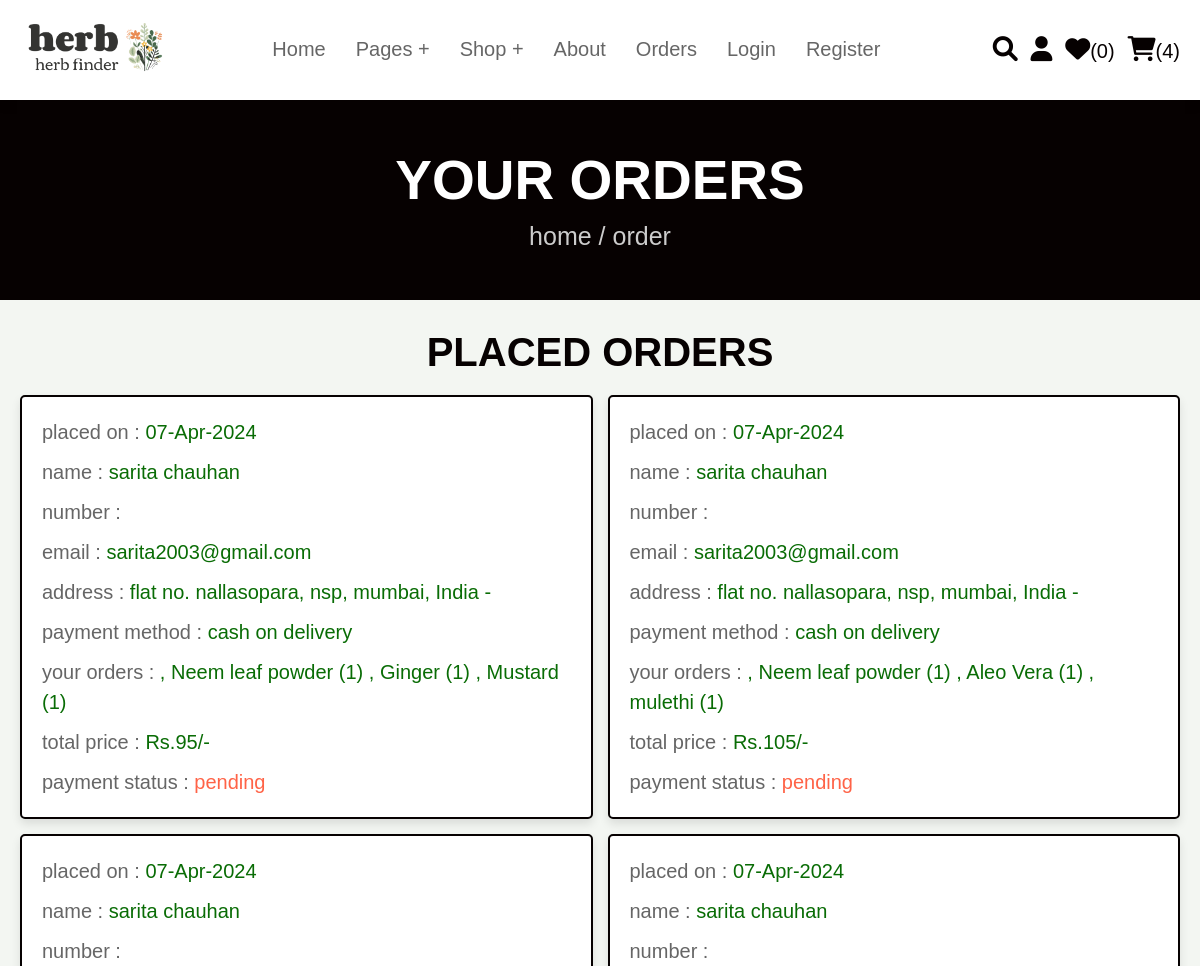
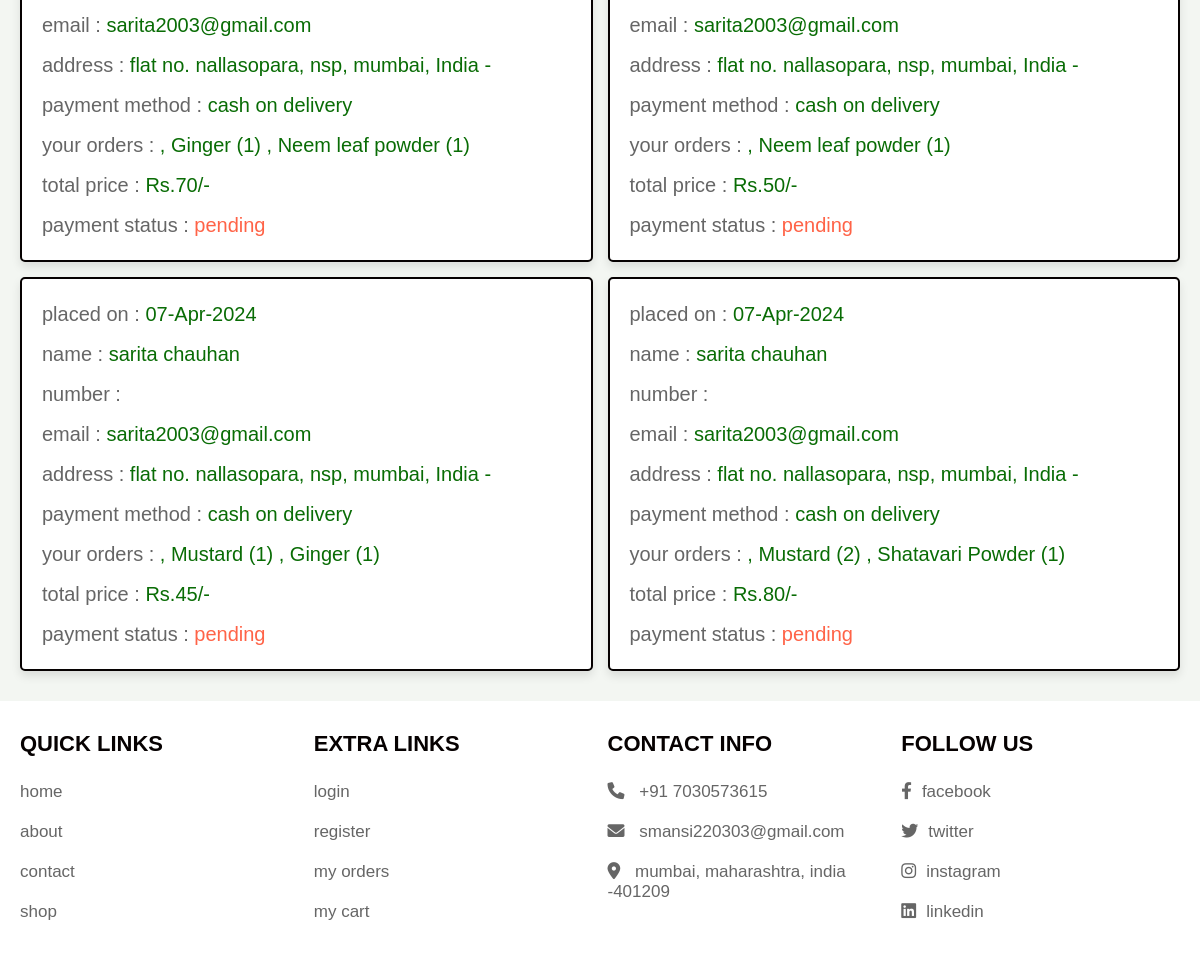
The page /orders.php (signed in) on the database its author committed (2 pictures, top to bottom).
### tables this page shows
CREATE TABLE `orders` (
  `id` int(100) NOT NULL,
  `user_id` int(100) NOT NULL,
  `name` varchar(100) NOT NULL,
  `number` varchar(12) NOT NULL,
  `email` varchar(100) NOT NULL,
  `method` varchar(50) NOT NULL,
  `address` varchar(500) NOT NULL,
  `total_products` varchar(1000) NOT NULL,
  `total_price` int(100) NOT NULL,
  `placed_on` varchar(50) NOT NULL,
  `payment_status` varchar(20) NOT NULL DEFAULT 'pending'
);

### orders.php (the view, shortened to what this page needs)
<?php
@include 'config.php';
$user_id = $_SESSION['user_id'];
?>
<!DOCTYPE html>
<html lang="en">
<head>
    <link rel="stylesheet" href="https://cdnjs.cloudflare.com/ajax/libs/font-awesome/6.0.0/css/all.min.css">
    <link rel="stylesheet" href="css/style.css">
</head>
<body>
    <?php @include 'header.php'; ?>
    <section class="heading">
        <h3>your orders</h3>
        <p> <a href="home.php">home</a> / order </p>
    </section>
    <section class="placed-orders">
        <h1 class="title">placed orders</h1>
        <div class="box-container">
            <?php
        $select_orders = mysqli_query($conn, "SELECT * FROM `orders` WHERE user_id = '$user_id'") or die('query failed');
        if(mysqli_num_rows($select_orders) > 0){
            while($fetch_orders = mysqli_fetch_assoc($select_orders)){
    ?>
            <div class="box">
                <p> placed on : <span><?php echo $fetch_orders['placed_on']; ?></span> </p>
                <p> name : <span><?php echo $fetch_orders['name']; ?></span> </p>
                <p> number : <span><?php echo $fetch_orders['number']; ?></span> </p>
                <p> email : <span><?php echo $fetch_orders['email']; ?></span> </p>
                <p> address : <span><?php echo $fetch_orders['address']; ?></span> </p>
                <p> payment method : <span><?php echo $fetch_orders['method']; ?></span> </p>
                <p> your orders : <span><?php echo $fetch_orders['total_products']; ?></span> </p>
                <p> total price : <span>Rs.<?php echo $fetch_orders['total_price']; ?>/-</span> </p>
                <p> payment status : <span
                        style="color:<?php if($fetch_orders['payment_status'] == 'pending'){echo 'tomato'; }else{echo 'green';} ?>"><?php echo $fetch_orders['payment_status']; ?></span>
                </p>
            </div>
            <?php
        }
    }else{
        echo '<p class="empty">no orders placed yet!</p>';
    }
    ?>
        </div>
    </section>
    <?php @include 'footer.php'; ?>
</body>
</html>

### css/style.css (style rules this page uses)
:root { --green:#096c05; --red:#0b133b; --orange:#214076; --black:#060101; --white:#fff; --light-color:#666; --light-white:#ccc; --light-bg:#f3f6f2; --border:.2rem solid var(--black); --box-shadow:0 .5rem 1rem rgba(0,0,0,.1); }
* { font-family: 'Rubik', sans-serif; margin:0; padding:0; box-sizing: border-box; outline: none; border:none; text-decoration: none; transition:all .2s linear; }
html { font-size: 62.5%; overflow-x: hidden; scroll-behavior: smooth; scroll-padding-top: 6.5rem; }
body { background: var(--light-bg); }
section { padding:3rem 2rem; }
.heading { display: flex; flex-flow: column; align-items: center; justify-content: center; gap:1rem; background-color: var(--black); text-align: center; min-height: 25vh; }
.heading h3 { font-size: 5.5rem; color:var(--white); text-transform: uppercase; }
.heading p { font-size: 2.5rem; color:var(--light-white); }
.heading p a { color:var(--pink); }
.title { text-align: center; margin-bottom: 2rem; color:var(--black); text-transform: uppercase; font-size: 4rem; }
.placed-orders .box-container { max-width: 1200px; margin:0 auto; display: flex; flex-wrap: wrap; gap:1.5rem; align-items: flex-start; }
.placed-orders .box-container .box { background-color: var(--white); padding:1rem 2rem; border:var(--border); box-shadow: var(--box-shadow); flex:1 1 40rem; border-radius: .5rem; }
.placed-orders .box-container .box p { margin: 1rem 0; font-size: 2rem; line-height: 1.5; color:var(--light-color); }
.placed-orders .box-container .box p span { color:var(--green); }

### rows shown on the page
orders: placed_on "07-Apr-2024", name "sarita chauhan", email "sarita2003@gmail.com", address "flat no. nallasopara, nsp, mumbai, India -", method "cash on delivery", total_products ", Neem leaf powder (1) , Ginger (1) , Mustard (1)", total_price "95", payment_status "pending"
orders: placed_on "07-Apr-2024", name "sarita chauhan", email "sarita2003@gmail.com", address "flat no. nallasopara, nsp, mumbai, India -", method "cash on delivery", total_products ", Neem leaf powder (1) , Aleo Vera (1) , mulethi (1)", total_price "105", payment_status "pending"
orders: placed_on "07-Apr-2024", name "sarita chauhan", email "sarita2003@gmail.com", address "flat no. nallasopara, nsp, mumbai, India -", method "cash on delivery", total_products ", Ginger (1) , Neem leaf powder (1)", total_price "70", payment_status "pending"
orders: placed_on "07-Apr-2024", name "sarita chauhan", email "sarita2003@gmail.com", address "flat no. nallasopara, nsp, mumbai, India -", method "cash on delivery", total_products ", Neem leaf powder (1)", total_price "50", payment_status "pending"
orders: placed_on "07-Apr-2024", name "sarita chauhan", email "sarita2003@gmail.com", address "flat no. nallasopara, nsp, mumbai, India -", method "cash on delivery", total_products ", Mustard (1) , Ginger (1)", total_price "45", payment_status "pending"
orders: placed_on "07-Apr-2024", name "sarita chauhan", email "sarita2003@gmail.com", address "flat no. nallasopara, nsp, mumbai, India -", method "cash on delivery", total_products ", Mustard (2) , Shatavari Powder (1)", total_price "80", payment_status "pending"

### other values the page prints
$wishlist_num_rows "0"
$cart_num_rows "4"
